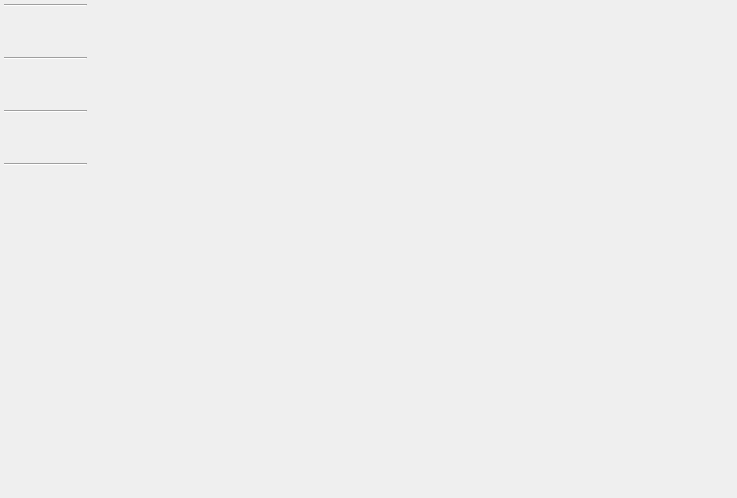
<?xml version="1.0" encoding="UTF-8"?>
<ui version="4.0">
 <class>mainWidget</class>
 <widget class="QWidget" name="mainWidget">
  <property name="geometry">
   <rect>
    <x>0</x>
    <y>0</y>
    <width>737</width>
    <height>498</height>
   </rect>
  </property>
  <property name="windowTitle">
   <string>Pelr</string>
  </property>
  <layout class="QHBoxLayout" name="horizontalLayout_main">
   <property name="leftMargin">
    <number>0</number>
   </property>
   <property name="topMargin">
    <number>0</number>
   </property>
   <property name="rightMargin">
    <number>0</number>
   </property>
   <property name="bottomMargin">
    <number>0</number>
   </property>
   <item>
    <widget class="QWidget" name="sideBarWidget" native="true">
     <property name="minimumSize">
      <size>
       <width>91</width>
       <height>0</height>
      </size>
     </property>
     <property name="maximumSize">
      <size>
       <width>91</width>
       <height>16777215</height>
      </size>
     </property>
     <property name="layoutDirection">
      <enum>Qt::LeftToRight</enum>
     </property>
     <layout class="QVBoxLayout" name="verticalLayout">
      <property name="spacing">
       <number>0</number>
      </property>
      <property name="leftMargin">
       <number>4</number>
      </property>
      <property name="topMargin">
       <number>4</number>
      </property>
      <property name="rightMargin">
       <number>4</number>
      </property>
      <property name="bottomMargin">
       <number>4</number>
      </property>
      <item>
       <widget class="Line" name="line_4">
        <property name="orientation">
         <enum>Qt::Horizontal</enum>
        </property>
       </widget>
      </item>
      <item>
       <widget class="QPushButton" name="pushButton_3">
        <property name="sizePolicy">
         <sizepolicy hsizetype="Preferred" vsizetype="Preferred">
          <horstretch>0</horstretch>
          <verstretch>0</verstretch>
         </sizepolicy>
        </property>
        <property name="minimumSize">
         <size>
          <width>0</width>
          <height>50</height>
         </size>
        </property>
        <property name="toolTip">
         <string>聊天</string>
        </property>
        <property name="text">
         <string/>
        </property>
        <property name="icon">
         <iconset>
          <normaloff>:/assets/IconaMoon/Communication/Comment Dots - 24x24.png</normaloff>:/assets/IconaMoon/Communication/Comment Dots - 24x24.png</iconset>
        </property>
        <property name="iconSize">
         <size>
          <width>48</width>
          <height>48</height>
         </size>
        </property>
        <property name="autoDefault">
         <bool>false</bool>
        </property>
        <property name="default">
         <bool>false</bool>
        </property>
        <property name="flat">
         <bool>true</bool>
        </property>
       </widget>
      </item>
      <item>
       <widget class="Line" name="line_3">
        <property name="orientation">
         <enum>Qt::Horizontal</enum>
        </property>
       </widget>
      </item>
      <item>
       <widget class="QPushButton" name="pushButton_4">
        <property name="sizePolicy">
         <sizepolicy hsizetype="Preferred" vsizetype="Preferred">
          <horstretch>0</horstretch>
          <verstretch>0</verstretch>
         </sizepolicy>
        </property>
        <property name="minimumSize">
         <size>
          <width>0</width>
          <height>50</height>
         </size>
        </property>
        <property name="toolTip">
         <string>TODO</string>
        </property>
        <property name="text">
         <string/>
        </property>
        <property name="icon">
         <iconset>
          <normaloff>:/assets/IconaMoon/General/Calendar 1 - 24x24.png</normaloff>:/assets/IconaMoon/General/Calendar 1 - 24x24.png</iconset>
        </property>
        <property name="iconSize">
         <size>
          <width>48</width>
          <height>48</height>
         </size>
        </property>
        <property name="flat">
         <bool>true</bool>
        </property>
       </widget>
      </item>
      <item>
       <widget class="Line" name="line_2">
        <property name="orientation">
         <enum>Qt::Horizontal</enum>
        </property>
       </widget>
      </item>
      <item>
       <widget class="QPushButton" name="pushButton_2">
        <property name="sizePolicy">
         <sizepolicy hsizetype="Preferred" vsizetype="Preferred">
          <horstretch>0</horstretch>
          <verstretch>0</verstretch>
         </sizepolicy>
        </property>
        <property name="minimumSize">
         <size>
          <width>0</width>
          <height>50</height>
         </size>
        </property>
        <property name="toolTip">
         <string>启动项</string>
        </property>
        <property name="text">
         <string/>
        </property>
        <property name="icon">
         <iconset>
          <normaloff>:/assets/IconaMoon/General/Apps - 24x24.png</normaloff>:/assets/IconaMoon/General/Apps - 24x24.png</iconset>
        </property>
        <property name="iconSize">
         <size>
          <width>48</width>
          <height>48</height>
         </size>
        </property>
        <property name="flat">
         <bool>true</bool>
        </property>
       </widget>
      </item>
      <item>
       <widget class="Line" name="line">
        <property name="orientation">
         <enum>Qt::Horizontal</enum>
        </property>
       </widget>
      </item>
      <item>
       <widget class="QPushButton" name="pushButton">
        <property name="sizePolicy">
         <sizepolicy hsizetype="Preferred" vsizetype="Preferred">
          <horstretch>0</horstretch>
          <verstretch>0</verstretch>
         </sizepolicy>
        </property>
        <property name="minimumSize">
         <size>
          <width>0</width>
          <height>50</height>
         </size>
        </property>
        <property name="toolTip">
         <string>设置</string>
        </property>
        <property name="text">
         <string/>
        </property>
        <property name="icon">
         <iconset>
          <normaloff>:/assets/IconaMoon/General/Settings - 24x24.png</normaloff>:/assets/IconaMoon/General/Settings - 24x24.png</iconset>
        </property>
        <property name="iconSize">
         <size>
          <width>48</width>
          <height>48</height>
         </size>
        </property>
        <property name="flat">
         <bool>true</bool>
        </property>
       </widget>
      </item>
      <item>
       <spacer name="verticalSpacer">
        <property name="orientation">
         <enum>Qt::Vertical</enum>
        </property>
        <property name="sizeHint" stdset="0">
         <size>
          <width>20</width>
          <height>40</height>
         </size>
        </property>
       </spacer>
      </item>
     </layout>
    </widget>
   </item>
   <item>
    <widget class="QStackedWidget" name="stackedWidget">
     <property name="sizePolicy">
      <sizepolicy hsizetype="Expanding" vsizetype="Expanding">
       <horstretch>1</horstretch>
       <verstretch>0</verstretch>
      </sizepolicy>
     </property>
    </widget>
   </item>
  </layout>
 </widget>
 <resources>
  <include location="../Resource.qrc"/>
 </resources>
 <connections/>
</ui>
